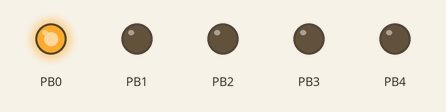
This program was run on a simulated ATmega328P, built with avr-gcc and emulated at 16 MHz. Shown: output pins drawn as LEDs (lit = HIGH).

Above: at 0.05 s.
At 0.65 s:
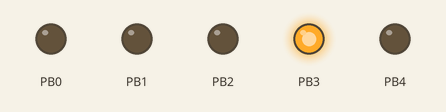
At 1.15 s:
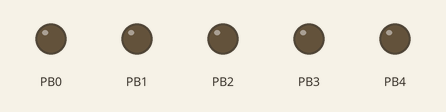
At 2.25 s:
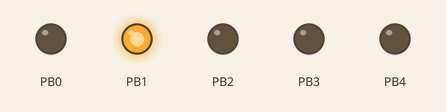
At 3.05 s:
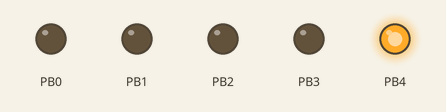
At 4.45 s:
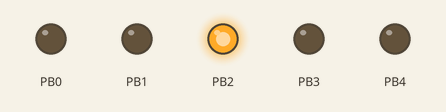
Timing chart, 0 to 4.8 s (numbered marks = the images above):
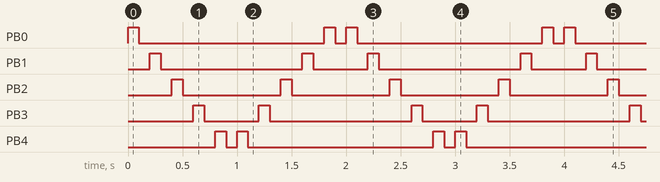

Measured:
- by itself, PB0: repeats every 2.0 s: LOW 1.7 s, HIGH 0.10 s, LOW 0.10 s, HIGH 0.10 s
- by itself, PB1: repeats every 2.0 s: LOW 1.3 s, HIGH 0.10 s, LOW 0.50 s, HIGH 0.10 s
- by itself, PB2: alternates HIGH for 0.10 s and LOW for 0.90 s
- by itself, PB3: repeats every 2.0 s: LOW 0.50 s, HIGH 0.10 s, LOW 1.3 s, HIGH 0.10 s
- by itself, PB4: repeats every 2.0 s: LOW 0.10 s, HIGH 0.10 s, LOW 1.7 s, HIGH 0.10 s

The program:

main.c
```c
/*
 * Assignment 1.c
 *
 * Created: 2/26/2022 11:49:26 PM
 * Author : Madushan
 */

#include <avr/io.h>		// include IO definitions
#define F_CPU 16000000UL	// define cpu clock speed for delay.h
#include <util/delay.h>		// include delay.h()

int main(void)
{
   DDRB = DDRB | 0b00011111 ;		//define pb0 to pb5 as output

    while (1)
    {
		for(int i=0;i<=4;i++){
			PORTB = PORTB ^ (1<<i);
			_delay_ms(100);
			PORTB = PORTB & ~(1<<(i));
			_delay_ms(100);
			if(i==4){
				for (int j=4;j>=0;j--)
				{
					PORTB = PORTB ^ (1<<j);
					_delay_ms(100);
					PORTB = PORTB & ~(1<<(j));
					_delay_ms(100);
				}
			}
		}
    }
	return 0;
}
```
